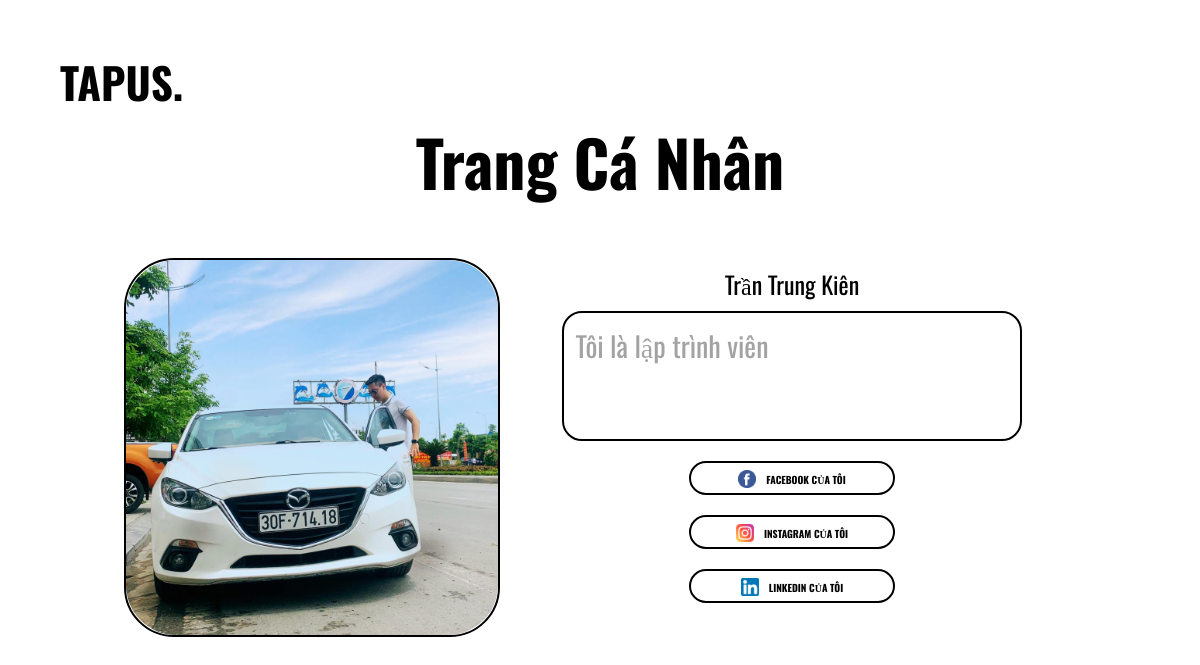
/profile.php?url=kientran, run on the app's committed database.
### tables this page shows
CREATE TABLE `users` (
  `id` int(11) NOT NULL AUTO_INCREMENT,
  `username` varchar(100) NOT NULL,
  `password` varchar(100) NOT NULL,
  `level` varchar(1) NOT NULL DEFAULT '0',
  `url` varchar(11) NOT NULL,
  `name` varchar(70) NOT NULL,
  `description` varchar(1000) NOT NULL,
  `facebook` varchar(100) NOT NULL,
  `instagram` varchar(100) NOT NULL,
  `linkedin` varchar(100) NOT NULL,
  `phone` varchar(11) NOT NULL,
  `avatar` varchar(100) NOT NULL,
  PRIMARY KEY (`id`)
);

### profile.php (the view, shortened to what this page needs)
<?php
    require_once('config.php');
    if(isset($_GET['url'])){
        $url=$_GET['url'];
        $query=mysqli_query($connect,"SELECT * FROM `users` WHERE `url`= '$url'");
        $rowu = mysqli_fetch_assoc($query);
        $name = $rowu['name'];
        $desc = $rowu['description'];
        $facebook = $rowu['facebook'];
        $instagram = $rowu['instagram'];
        $linkedin = $rowu['linkedin'];
        $avatar = $rowu['avatar'];
    }
    else echo "<script>window.location.replace('index.php')</script>";
?>
<!DOCTYPE html>
<html lang="en">
<head>
    <link rel="stylesheet" href="../css/profile.css">
</head>
<body>
    <div class="row1">
        <a href="index.html" class="logo">TAPUS.</a>
    </div>
    <div class="title">Trang Cá Nhân</div>
    <div class="row2">
        <div class="col1">
            <div class="avatar">
                <img src="<?php echo $avatar; ?>">
            </div>
        </div>
        <div class="col2">
            <div class="name"><?php echo $name; ?></div>
            <div class="gioithieu"><?php echo $desc; ?></div>
            <a href="<?php echo $facebook; ?>"><div class="social-box"><img src="../images/facebook (1).png" alt=""> FACEBOOK CỦA TÔI</div></a>
            <a href="<?php echo $instagram; ?>"><div class="social-box"><img src="../images/instagram2.png" alt="">INSTAGRAM CỦA TÔI</div></a>
            <a href="<?php echo $linkedin; ?>"><div class="social-box"><img src="../images/linkedin.png" alt="">LINKEDIN CỦA TÔI</div></a>
        </div>
    </div>
</body>
</html>

### css/profile.css (style rules this page uses)
* { margin: 0; padding: 0; box-sizing: border-box; }
.row1 { margin-top: 50px; }
.logo { text-decoration: none; margin-left: 5%; font-family: Oswald; font-style: normal; font-weight: bold; font-size: 43px; line-height: 64px; color: #000000; }
.title { text-align: center; font-family: Oswald; font-style: normal; font-weight: bold; font-size: 63.5px; line-height: 94px; color: #000000; }
.row2 { margin-top: 50px; display: flex; flex-direction: row; align-items: center; width: 100%; height: 579px; padding: 0 10%; }
.col1 { display: flex; flex-direction: column; align-items: center; width: 40%; height: 100%; }
.col2 { display: flex; flex-direction: column; align-items: center; width: 60%; height: 100%; }
.avatar { width: 536px; height: 579px; background-color: #fff; border: 2px solid black; border-radius: 50px; }
.name { font-family: Oswald; font-style: normal; font-weight: normal; font-size: 36px; line-height: 53px; color: #000000; }
.gioithieu { border: 2px solid black; border-radius: 20px; padding: 12px; font-family: Oswald; font-style: normal; font-weight: normal; font-size: 28px; width: 90%; height: 200px; color: #A3A3A3; }
.social-box { display: flex; text-align: center; flex-direction: row; justify-content: center; align-items: center; margin-top: 20px; width: 558px; height: 54px; background-color: #fff; border-radius: 50px; border: 2px solid black; font-family: Oswald; font-style: normal; font-weight: bold; font-size: 21px; line-height: 31px; color: #000000; }
.social-box img { margin-right: 10px; }
@media only screen and (max-width: 1800px) { .row2 { height: 479px; } }
@media only screen and (max-width: 1800px) { .gioithieu { width: 80%; height: 150px; } }
@media only screen and (max-width: 1400px) { .row2 { height: 479px; } }
@media only screen and (max-width: 1400px) { .gioithieu { width: 80%; height: 130px; } }
@media only screen and (max-width: 1400px) { .avatar { width: 376px; height: 379px; } }
@media only screen and (max-width: 1400px) { .social-box { width: 206px; height: 34px; font-size: 10px; padding-top: 2px; } }
@media only screen and (max-width: 1400px) { .social-box img { width: 18px; height: 18px; } }
@media only screen and (max-width: 1400px) { .name { font-size: 24px; } }
.avatar img { width: 100%; height: 100%; border-radius: 50px; }
a { text-decoration: none; }

### data on the page
users: avatar (picture), name "Trần Trung Kiên", description "Tôi là lập trình viên"
